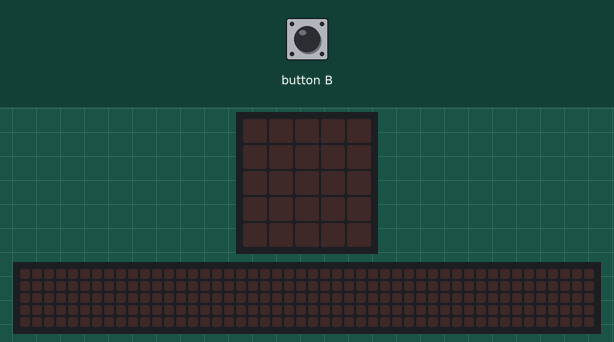
A program run on a simulated BBC micro:bit (MakeCode). Shown: the board's 5×5 LED display, a strip that is not on the board, showing the scrolling text unrolled. Inputs (shaded band) come from the test bench. Random numbers come from a fixed seed; the 48×5 strip is a reading aid, not a part: it shows the text the display is scrolling, unrolled, one strip-width of it at a time.

Above: at 1.2 s.
1.3 s: button B pressed for 0.15 s
At 1.6 s:
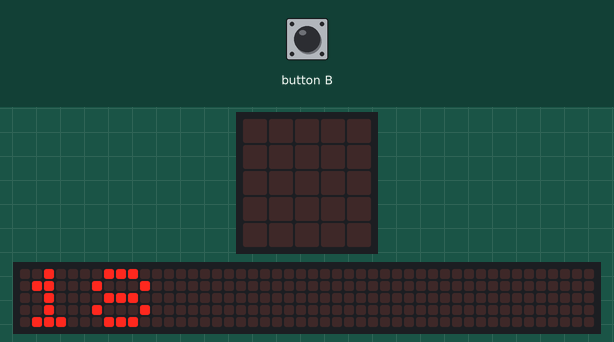
7.3 s: button B pressed for 0.15 s
At 13.52 s:
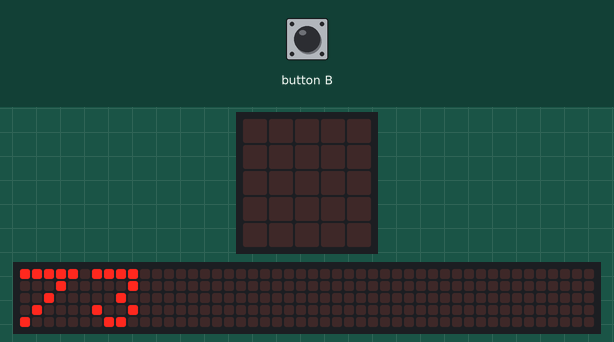
16.4 s: button B pressed for 0.15 s
At 21.12 s:
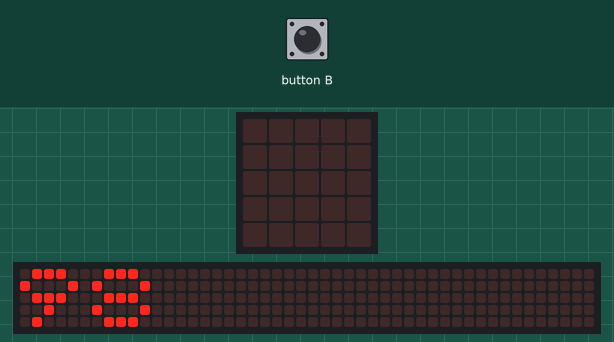

Measured:
- after the input at 1.3 s, the display: changes after 0.15 s (image 1)
- what the display in image 2 shows lasts 0.5 s, from 13.3 s to 13.8 s

The program:

10_VELOCIDAD.py
```python
#Practica
#Realize un programa que simule un medidor de velocidad
#usando numeros al azar el boton B, en el lenguaje python
#si velocidad >= 70 muestre un sms de: "RAPIDO" , o sino un
#sms de: "LENTO"

velocidad=0
def on_button_pressed_b():
    global velocidad
    velocidad=randint(1, 100)
    basic.show_number(velocidad)
    basic.pause(1000)
    if velocidad >= 70:
        basic.show_string("RAPIDO")
    else:
        basic.show_string("LENTO")
        basic.pause(500)
        basic.clear_screen()
input.on_button_pressed(Button.B, on_button_pressed_b)
```
